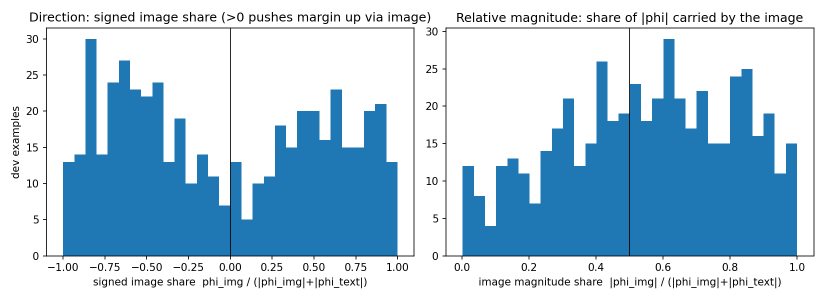
#> input picture projects/03-multimodal-hatefulmemes/assets/modality_attribution.png, 1650 x 600 px (shown at 1/2 size)
$ jupyter execute --allow-errors 01-modality-attribution.ipynb
#> lines starting #> are read from the running program, lines starting #| are printed output that depends on the picture
### projects/03-multimodal-hatefulmemes/scripts/_models.py
"""CLIP encoding + LightGBM raw-margin value_fn for project 03."""

from __future__ import annotations

import numpy as np


def load_clip(model_id: str, device: str = "cpu"):
    """Load a frozen CLIP model + processor (eval mode)."""
    import torch
    from transformers import CLIPModel, CLIPProcessor

    model = CLIPModel.from_pretrained(model_id).to(device).eval()
    for p in model.parameters():
        p.requires_grad_(False)
    proc = CLIPProcessor.from_pretrained(model_id)
    torch.set_grad_enabled(False)
    return model, proc


# [29 lines left out: functions _to_tensor, encode, margin_value_fn, not called in this run]

### projects/03-multimodal-hatefulmemes/notebooks/01-modality-attribution.ipynb
# 01 -- Modality attribution: image vs. text in hateful-memes classification

**Project 3 — `03-multimodal-hatefulmemes`**

This notebook summarises the quantitative results from the full evaluation run and
provides a qualitative look at modality attribution on a synthetic example.

**Before running** this notebook, the attribution pipeline must have completed:

```
just data && just encode && just train && just eval && just attribute
```

The notebook will detect missing outputs early and print a clear message rather than
crashing mid-cell.  All cells below are idempotent once the outputs are present.

---

### Licence note

The Meta Hateful Memes dataset is gated (Meta HM Agreement; Getty-sourced images).
**No raw HM images or meme text appear in this notebook or its outputs.**
The qualitative section (§4) uses a **hand-drawn synthetic** image+caption pair embedded
with the same frozen CLIP and run through the **real** modality-Shapley code, with CLIP
image-text alignment as a transparent stand-in for the gated hatefulness margin (the
trained HM head is not loaded).  See ADR 003 and `REPORT.md §2` for the full licence
analysis.

---

### What we are measuring

Three frozen-CLIP-ViT-L/14 + LightGBM heads (fused, image-only, text-only) are trained
on Hateful Memes train split and evaluated on dev (500, balanced 250/250).  Modality
attribution uses a **2-player interventional Shapley game** on the raw margin:

| Quantity | Meaning |
|---|---|
| φ_image | Shapley value for the image modality (raw-margin units) |
| φ_text | Shapley value for the text modality (raw-margin units) |
| s = φ_image / (|φ_image| + |φ_text| + ε) | Signed image share ∈ [−1, 1]: the sign is the *direction* the image pushes the margin (up/down), **not** dominance |
| m = \|φ_image\| / (\|φ_image\| + \|φ_text\|) | Image magnitude share ∈ [0, 1] (0.5 when both are ~0): the share of the total absolute contribution — the dominance-appropriate quantity |
| I = v({img,txt}) − v({img}) − v({txt}) + v(∅) | Non-additivity of the margin under the interventional game (not semantic synergy) |

Bootstrap 95% CIs on per-head AUROC/AUPRC/accuracy are in `metrics.json`.  Paired
fused−unimodal AUROC differences are a paired bootstrap over shared example indices
(see `REPORT.md §4.1`); point values and paired CIs are from the 2026-09-22
reproduction rerun (see `REPORT.md §4` for metric definitions).

[cell 1]
# ---------------------------------------------------------------------------
# Imports
# ---------------------------------------------------------------------------
"""Modality-attribution notebook: image vs. text Shapley on Hateful Memes."""
from __future__ import annotations

import contextlib
import json
import os
import pathlib
import sys
import warnings

import matplotlib.pyplot as plt
import numpy as np
import pandas as pd

# Portfolio style (registers the shared palette on import if available)
with contextlib.suppress(ImportError):
    import awake.viz.style  # noqa: F401

[cell 2]
# ---------------------------------------------------------------------------
# Paths — robust project-root resolution
# ---------------------------------------------------------------------------
# Prefer an explicit env var (set by `just notebook`), then fall back to __file__
# (undefined under nbconvert), then cwd candidates.
_candidates: list[pathlib.Path] = []
if os.environ.get("P3_PROJECT_ROOT"):
    _candidates.append(pathlib.Path(os.environ["P3_PROJECT_ROOT"]))
with contextlib.suppress(NameError):
    _candidates.append(pathlib.Path(__file__).resolve().parent.parent)
_cwd = pathlib.Path.cwd()
_candidates += [
    _cwd,
    _cwd.parent,
    _cwd / "projects" / "03-multimodal-hatefulmemes",
]
PROJECT_ROOT = next(
    (
        d
        for d in _candidates
        if (d / "configs" / "clip_l14.yaml").exists() or (d / "metrics.json").exists()
    ),
    _cwd.parent,
)
METRICS_PATH = PROJECT_ROOT / "metrics.json"
ATTRIBUTION_FIG_PATH = PROJECT_ROOT / "assets" / "modality_attribution.png"

#> (a cell that did not finish here is left out)

#> (a cell that did not finish here is left out)

[cell 5]
# ---------------------------------------------------------------------------
# Print basic run info
# ---------------------------------------------------------------------------
print("=== Run summary ===")
#> (the rest of this cell did not finish here and is left out)

## 1. Fused vs. unimodal metric table

The table below shows AUROC, AUPRC, and accuracy at 0.5 for each of the three heads
(fused, image-only, text-only) on dev (500, balanced 250/250).  Bootstrap 95% CIs
(2,000 resamples) are shown as `[lo, hi]`.  Numbers are populated from `metrics.json`.

At n = 500 the AUROC-difference half-width is approximately ±0.03–0.05; CIs are
reported regardless of whether they straddle zero (no post-hoc significance threshold).

[cell 6]
# ---------------------------------------------------------------------------
# Build metric summary table
# ---------------------------------------------------------------------------
_METRIC_LABELS = {
    "auroc": "AUROC",
    "auprc": "AUPRC",
    "acc": "Acc@0.5",
}

rows = []
#> (the rest of this cell did not finish here and is left out)

#> (a cell that did not finish here is left out)

## 2. Modality attribution figure

The hero figure (`assets/modality_attribution.png`, generated by `scripts/20_attribute.py`)
shows the distribution of the **signed image share**
`s = φ_image / (|φ_image| + |φ_text| + ε)` across the dev set.

- **s > 0** (right): the image's contribution pushes the margin **up** (towards hateful).
- **s < 0** (left): the image's contribution pushes the margin **down**.
- The sign is a **direction**, not a dominance measure: a large negative φ_image
  dominates the text in magnitude while giving s < 0.
- Dominance is read from the **magnitude share** `m = |φ_image| / (|φ_image| + |φ_text|)`
  (m > 0.5: the image carries the larger absolute contribution).

The committed figure is the two-panel version regenerated by the 2026-09-22 rerun:
signed share (direction) on the left, magnitude share (dominance) on the right.

[cell 8]
# ---------------------------------------------------------------------------
# Display pre-rendered attribution figure
# ---------------------------------------------------------------------------
fig, ax = plt.subplots(figsize=(7, 4))
if ATTRIBUTION_FIG_PATH.exists():
    try:
        img = plt.imread(str(ATTRIBUTION_FIG_PATH))
#> img is the input picture: shape (600, 1650, 4) float32; mean R, G, B, A 0.684, 0.792, 0.873, 1
        ax.imshow(img)
        ax.axis("off")
        ax.set_title("Signed image share: s = φ_image / (|φ_image| + |φ_text| + ε)")
    except Exception as exc:
        ax.text(
            0.5, 0.5,
            f"Could not load figure:\n{exc}\n\nRun `just attribute` to generate it.",
            ha="center", va="center", transform=ax.transAxes,
            fontsize=10, color="firebrick",
        )
else:
    ax.text(
        0.5, 0.5,
        "assets/modality_attribution.png not found.\n"
        "Run `just attribute` to generate it.",
        ha="center", va="center", transform=ax.transAxes,
        fontsize=10, color="firebrick",
    )
plt.tight_layout()
plt.show()

## 3. Aggregate attribution summary

The table below shows the aggregate modality attribution over all dev examples.
Numbers are from `metrics.json["attribution"]`, populated by the 2026-09-22
reproduction rerun (original per-example values were not cached, which the rerun
fixed).

#> (a cell that did not finish here is left out)

## 4. Worked example: real modality-Shapley on a hand-drawn synthetic input

**This is NOT a real meme and uses no Hateful Memes data.**  To demonstrate the
attribution method end-to-end on a concrete input, we:

1. **draw** a tiny synthetic scene (a sun over green hills) and write a matching caption
   -- a hand-built, clearly-synthetic image+caption pair (Meta HM Agreement §6.1/6.2;
   see ADR 003);
2. embed both with the **same frozen CLIP** the pipeline uses
   (`openai/clip-vit-base-patch32`);
3. run the **real** `awake.eval.modality_shapley` (the exact 2-player interventional code
   from the pipeline) with a **transparent stand-in value function**: CLIP image-text
   **cosine alignment**, used here in place of the gated hatefulness margin (the trained
   HM head is not loaded in this notebook).

So the phi values and the leave-one-word-out importances below are **genuine outputs of
the real attribution code** applied to this synthetic example -- not hand-typed numbers.
A small set of other synthetic scenes serves as the interventional background.

[cell 10]
# ---------------------------------------------------------------------------
# Build synthetic image+caption pairs, embed with cached CLIP, run real Shapley.
# Falls back to a clear message if torch / cached CLIP are unavailable.
# ---------------------------------------------------------------------------
_example_ok = False
#> (the rest of this cell did not finish here and is left out)

#> in _scene, `img = Image.new("RGB", (224, 224), "white")`: img: PIL image 224x224 RGB; every value is 255
#> in _scene, `ImageDraw.Draw(img).rectangle([56, 56, 168, 168], fill="#D7263D")`:
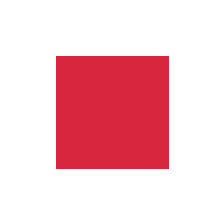
#> img: PIL image 224x224 RGB; mean R, G, B 244.8, 199.8, 205.6
    _focal_caption = "a red square on a white background"
    _bg_specs = [
        ("blue", "bright green grass"),
        ("green", "the dark night sky"),
        ("dark", "a solid blue image"),
    ]
    _bg_imgs = [_scene(k) for k, _ in _bg_specs]
    _bg_caps = [c for _, c in _bg_specs]

    _model, _proc = _models.load_clip("openai/clip-vit-base-patch32", device="cpu")
    _img_emb, _txt_emb = _models.encode(
        _model, _proc, [_focal_img, *_bg_imgs], [_focal_caption, *_bg_caps], device="cpu"
    )
    _img_emb = np.asarray(_img_emb, dtype=float)
    _txt_emb = np.asarray(_txt_emb, dtype=float)
    _D = _img_emb.shape[1]

    def _cos_value_fn(batch: np.ndarray) -> np.ndarray:
        """Stand-in value = CLIP image-text cosine alignment (image half vs text half)."""
        a, b = batch[:, :_D], batch[:, _D:]
        a = a / (np.linalg.norm(a, axis=1, keepdims=True) + 1e-9)
        b = b / (np.linalg.norm(b, axis=1, keepdims=True) + 1e-9)
        return (a * b).sum(axis=1)

    # Compute the four coalition values explicitly so sign, magnitude and
    # interaction are all reported (same quantities as scripts/20_attribute.py).
    _v_empty, _v_img, _v_txt, _v_ab = interventional_values(
        _img_emb[0], _txt_emb[0], _cos_value_fn,
        img_background=_img_emb[1:], txt_background=_txt_emb[1:],
    )
    _phi_image, _phi_text = shapley_2player(_v_empty, _v_img, _v_txt, _v_ab)
    _total = _phi_image + _phi_text
    _eps = 1e-9
    _share = _phi_image / (abs(_phi_image) + abs(_phi_text) + _eps)
    _mag_share = abs(_phi_image) / (abs(_phi_image) + abs(_phi_text) + _eps)
    _interaction = _v_ab - _v_img - _v_txt + _v_empty

    # Real leave-one-word-out occlusion on the caption (alignment drop vs the focal image).
    _words = _focal_caption.split()
    _loo_caps = [" ".join(_words[:i] + _words[i + 1 :]) for i in range(len(_words))]
    _, _loo_txt = _models.encode(
        _model, _proc, [_focal_img] * len(_loo_caps), _loo_caps, device="cpu"
    )
    _loo_txt = np.asarray(_loo_txt, dtype=float)
    _fi = _img_emb[0] / (np.linalg.norm(_img_emb[0]) + 1e-9)
    _full_align = float(_fi @ (_txt_emb[0] / (np.linalg.norm(_txt_emb[0]) + 1e-9)))
    _loo_align = (_loo_txt / (np.linalg.norm(_loo_txt, axis=1, keepdims=True) + 1e-9)) @ _fi
    _word_imp = sorted(zip(_words, _full_align - _loo_align, strict=True), key=lambda t: -t[1])
    _example_ok = True
except Exception as _exc:  # noqa: BLE001 -- qualitative demo must never break the notebook
    print(
        f"Worked example skipped (needs torch + cached CLIP openai/clip-vit-base-patch32):"
        f"\n  {_exc}",
        file=sys.stderr,
    )
